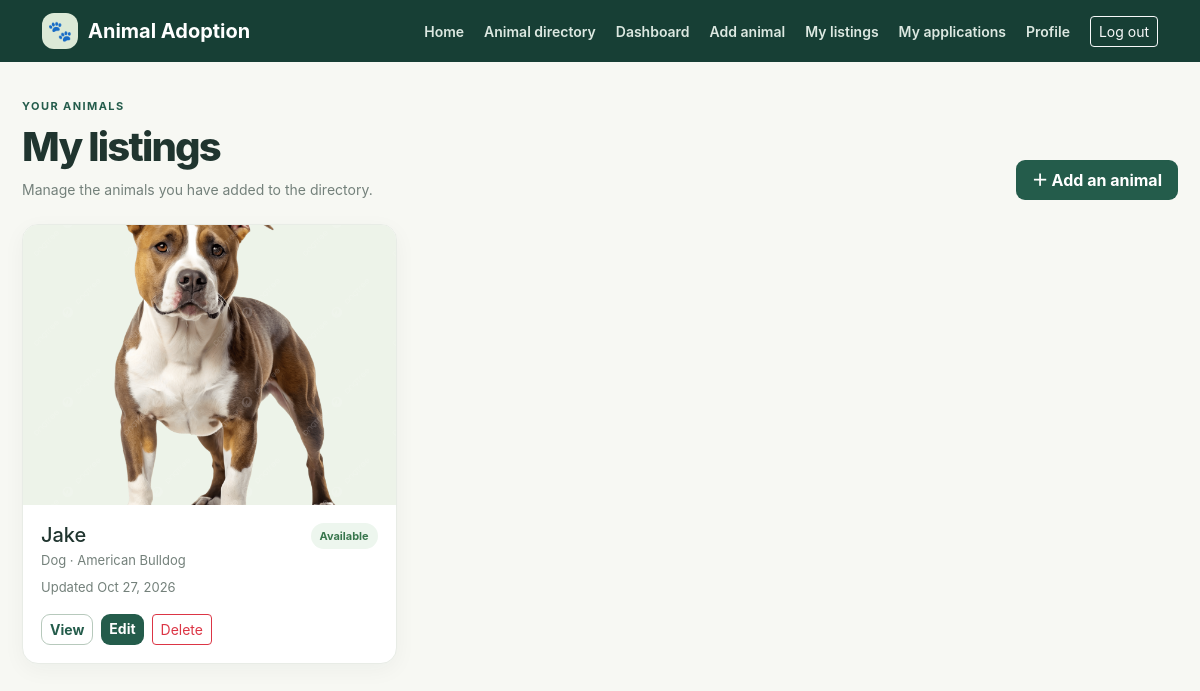
Screenshot of /my-listings/ (signed in) with the database file from the repository.
### Tristan_app/models.py (models this page shows, shortened)
class Pet(models.Model):
    STATUS_AVAILABLE = 'Available'
    STATUS_PENDING = 'Pending'
    STATUS_ADOPTED = 'Adopted'
    STATUS_LEGACY = 'Not Available'
    STATUS_CHOICES = [
        (STATUS_AVAILABLE, 'Available'),
        (STATUS_PENDING, 'Pending'),
        (STATUS_ADOPTED, 'Adopted'),
        (STATUS_LEGACY, 'Not Available (legacy)'),
    ]
    SEX_CHOICES = [
        ('Female', 'Female'),
        ('Male', 'Male'),
        ('Unknown', 'Unknown'),
    ]
    pet_id = models.AutoField(primary_key=True)
    pet_name = models.CharField(max_length=100)
    species = models.CharField(max_length=100, db_index=True)
    breed = models.CharField(max_length=100)
    adoption_status = models.CharField(
        max_length=20, choices=STATUS_CHOICES, default=STATUS_AVAILABLE, db_index=True,
    )
    owner_name = models.CharField(max_length=100, blank=True, default='')
    owner = models.ForeignKey(
        settings.AUTH_USER_MODEL,
        on_delete=models.SET_NULL,
        related_name='animal_listings',
        null=True,
        blank=True,
    )
    age = models.PositiveSmallIntegerField(null=True, blank=True)
    sex = models.CharField(max_length=10, choices=SEX_CHOICES, blank=True)
    description = models.TextField(blank=True)
    health_info = models.TextField(blank=True)
    location = models.CharField(max_length=120, blank=True, db_index=True)
    image = models.FileField(
        upload_to=animal_image_path,
        blank=True,
        validators=[validate_animal_image],
    )
    created_at = models.DateTimeField(default=timezone.now, editable=False)
    updated_at = models.DateTimeField(default=timezone.now, editable=False)

### Tristan_app/views.py (the view)
# urls.py: path('my-listings/', views.my_listings, name='my_listings'),
@login_required
def my_listings(request):
    animals = Pet.objects.filter(owner=request.user).select_related('owner').order_by('-updated_at')
    return render(request, 'PetApp/my_listings.html', {'animals': animals})

### Tristan_app/templates/PetApp/my_listings.html (shortened to what this page needs)
{% extends "PetApp/base.html" %}
{% block content %}
<header class="d-flex flex-wrap justify-content-between align-items-end gap-3 mb-4">
    <div><div class="eyebrow">Your animals</div><h1 class="page-title">My listings</h1><p class="page-subtitle">Manage the animals you have added to the directory.</p></div>
    <a class="btn btn-green px-3 py-2" href="{% url 'animal_create' %}">＋ Add an animal</a>
</header>
<div class="row g-3">
    {% for animal in animals %}
        <div class="col-md-6 col-xl-4"><article class="animal-card">
            <a href="{% url 'animal_detail' animal.pet_id %}">{% if animal.image %}<img class="animal-photo" src="{{ animal.image.url }}" alt="Photo of {{ animal.pet_name }}" loading="lazy">{% else %}<div class="animal-placeholder" aria-hidden="true">🐾</div>{% endif %}</a>
            <div class="animal-card-body">
                <div class="d-flex justify-content-between align-items-start gap-2"><h2 class="h5 mb-1">{{ animal.pet_name }}</h2><span class="status">{{ animal.adoption_status }}</span></div>
                <div class="animal-meta">{{ animal.species }} · {{ animal.breed|default:"Breed not specified" }}</div>
                <div class="animal-meta mt-2">Updated {{ animal.updated_at|date:"M j, Y" }}</div>
                <div class="d-flex gap-2 mt-3"><a class="btn btn-outline-green btn-sm" href="{% url 'animal_detail' animal.pet_id %}">View</a><a class="btn btn-green btn-sm" href="{% url 'animal_update' animal.pet_id %}">Edit</a>
                    <form method="post" action="{% url 'animal_delete' animal.pet_id %}" onsubmit="return confirm('Remove this animal listing? This cannot be undone.');">{% csrf_token %}<button class="btn btn-outline-danger btn-sm" type="submit">Delete</button></form>
                </div>
            </div>
        </article></div>
    {% empty %}
        <div class="col-12"><div class="panel empty-state"><strong>You haven’t listed an animal yet.</strong>When you add an animal, you can manage their listing here.<br><a class="btn btn-green mt-3" href="{% url 'animal_create' %}">Create your first listing</a></div></div>
    {% endfor %}
</div>
{% endblock %}

### Tristan_app/templates/PetApp/base.html (style rules this page uses)
:root { --ink:#20352f; --muted:#74817b; --green:#245c4b; --forest:#173f35; --cream:#f7f8f3; --line:#e8ece6; --sage:#dce9d7; }
body { min-height:100vh; background:var(--cream); color:var(--ink); font-family:Inter,ui-sans-serif,system-ui,-apple-system,"Segoe UI",sans-serif; }
.eyebrow { margin-bottom:8px; color:var(--green); font-size:11px; font-weight:750; letter-spacing:.13em; text-transform:uppercase; }
.page-title { margin:0; color:var(--ink); font-size:clamp(28px,4vw,40px); font-weight:760; letter-spacing:-.045em; }
.page-subtitle { margin:8px 0 0; color:var(--muted); font-size:14px; }
.panel,.stat-card,.animal-card { border:1px solid var(--line); border-radius:16px; background:#fff; box-shadow:0 6px 22px rgba(27,55,43,.045); }
.btn-green { border:0; border-radius:9px; background:var(--green); color:#fff; font-weight:700; }
.btn-outline-green { border:1px solid #b7c9bc; border-radius:9px; color:var(--green); font-weight:650; }
.animal-card { overflow:hidden; height:100%; transition:transform .18s ease,box-shadow .18s ease; }
.animal-photo,.animal-placeholder { display:grid; width:100%; height:280px; place-items:center; background:#edf3e9; object-fit:cover; }
.animal-card-body { padding:18px; }
.animal-meta { color:var(--muted); font-size:13px; }
.status { display:inline-flex; align-items:center; padding:5px 9px; border-radius:99px; background:#edf6ee; color:#38764d; font-size:11px; font-weight:750; }

### rows the page displays
Pet: image (picture), pet_name "Jake", adoption_status "Available", species "Dog", breed "American Bulldog", updated_at "Oct 27, 2026"
